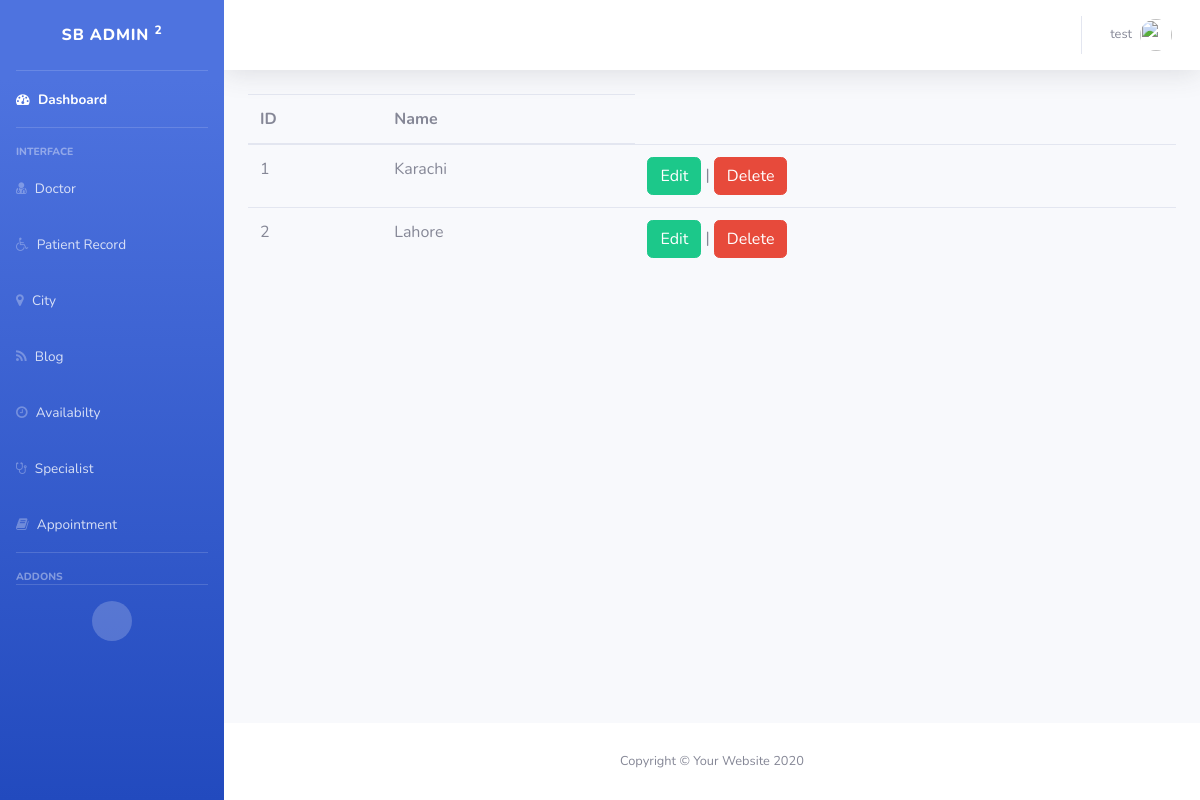
The page /city/index.php (signed in) on the database its author committed.
### tables this page shows
CREATE TABLE `city` (
  `C_id` int(50) NOT NULL,
  `C_name` varchar(100) NOT NULL
);

### city/index.php (the view, shortened to what this page needs)
<?php
include '../connection.php';
$query="Select * from city";
$result=mysqli_query($conn,$query);
?>
<?php
include "../adminpanel.php";
?>
<table class="table table-hover">
  <thead>
    <tr>
      <th scope="col">ID</th>
      <th scope="col">Name</th>
    </tr>
  </thead>
  <tbody>
  <?php while($row=mysqli_fetch_array($result))
        {
            ?>
    <tr>
        <td><?php echo $row['C_id'] ?></td>
        <td><?php echo $row['C_name']?></td>
<td><a href='edit.php?id=<?php echo $row['C_id'] ?>' class="btn btn-success ">Edit</a>  | <button class="btn btn-danger btndelete">Delete</button></td>
</tr>
        <?php }
        ?>
  </tbody>
</table>
<?php include "../adminpanelfooter.php"?>

### rows shown on the page
city: C_id "1", C_name "Karachi"
city: C_id "2", C_name "Lahore"

### other values the page prints
$_SESSION['admin'] "test"
